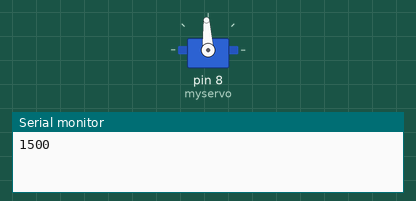
Simulated run of this sketch. Board: Arduino Uno, built with avr-gcc and run on an emulated ATmega328P. Shown: servo, the last lines printed to the serial monitor.

Above: at 0.05 s.
At 4.05 s:
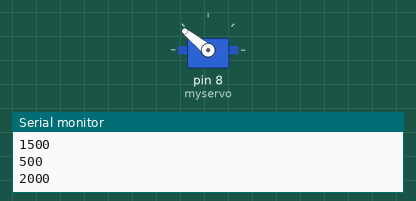
At 8.0 s:
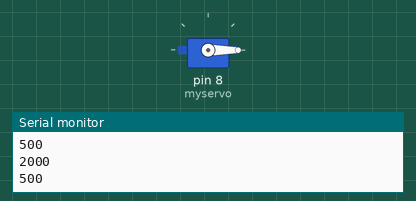
Timing chart, 0 to 13.0 s (numbered marks = the images above):
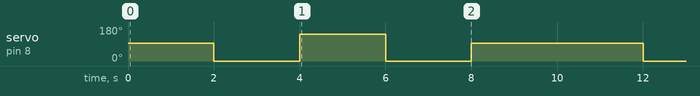

The sketch:

servo01.ino
```cpp
#include <Servo.h> // include la Libreria Servo.h

Servo myservo;  // crea l’oggetto di tipo Servo, myservo sarà l’oggetto su cui opererai


int pos = 0;    // inizializza una variabile di tipo intero pos il cui valore sarà la posizione da impartire al servo

void setup() {
    myservo.attach(8);  // lega l’oggetto myservo al pin a cui abbiamo collegato il nostro servo, in questo caso il pin 8
    Serial.begin(9600);  // Debug

}


void servo_Gradi() {
    int MAX_POS=180;
    delay(3000);                       // imposta un ritardo di 15 millesimi di secondo per ogni ciclo del for.
    Serial.println("  sono a 0");
    myservo.write(0);              // con il metodo write() passi all’oggetto myservo la posizione che deve raggiungere,
    delay(3000);                       // imposta un ritardo di 15 millesimi di secondo per ogni ciclo del for.
    Serial.println("  sono a 180");
    myservo.write(180);              // con il metodo write() passi all’oggetto myservo la posizione che deve raggiungere,


    #if 0
    delay(3000);                       // imposta un ritardo di 15 millesimi di secondo per ogni ciclo del for.
    Serial.println("  inizio avanzamento 0 - 180");
    for(pos = 0; pos < MAX_POS; pos++) { // imposta un ciclo con valori che vanno da 0 a 180, sarano i gradi di spostamento del nostro servo
        myservo.write(pos);              // con il metodo write() passi all’oggetto myservo la posizione che deve raggiungere,
                                     // il servo si sposterà gradualmente dalla sua posizione 0° alla posizione 180°
        delay(15);                       // imposta un ritardo di 15 millesimi di secondo per ogni ciclo del for.
                                     // Più sarà alto il ritardo più il servo sarà lento.
    }

    Serial.println("  inizio avanzamento 180 - 0");
    for(pos = MAX_POS; pos>=1; pos--) {    // In questo caso imposta un ciclo con valori che vanno da 180 a 0
        myservo.write(pos);
        delay(15);
    }
    #endif
}


void loop() {
    servo_Steve();
    // servo_uS();
    // servo_Gradi();
}

void servo_Steve() {
    int uSec;
    uSec = 1500;Serial.println( uSec );myservo.writeMicroseconds( uSec );delay(2000);
    uSec = 500;Serial.println( uSec );myservo.writeMicroseconds( uSec ); delay(2000);
    uSec = 2000;Serial.println( uSec );myservo.writeMicroseconds( uSec ); delay(2000);
    uSec = 500;Serial.println( uSec );myservo.writeMicroseconds( uSec ); delay(2000);
    uSec = 1500;Serial.println( uSec );myservo.writeMicroseconds( uSec ); delay(2000);
}

void servo_uS() {
   for ( int i=1500; i<2500; i+=100 ) {
     Serial.println( i );
     myservo.writeMicroseconds( i );
     delay(1000);
   }

   delay(2000);

   for ( int i=1500; i>500; i-=100 ) {
     Serial.println( i );
     myservo.writeMicroseconds( i );
     delay(1000);
   }
}
```

Measured:
- by itself, servo on pin 8 (myservo): repeats every 10.0 s: 141° 2.0 s, 0° 2.0 s, 93° 4.0 s, 0° 2.0 s
